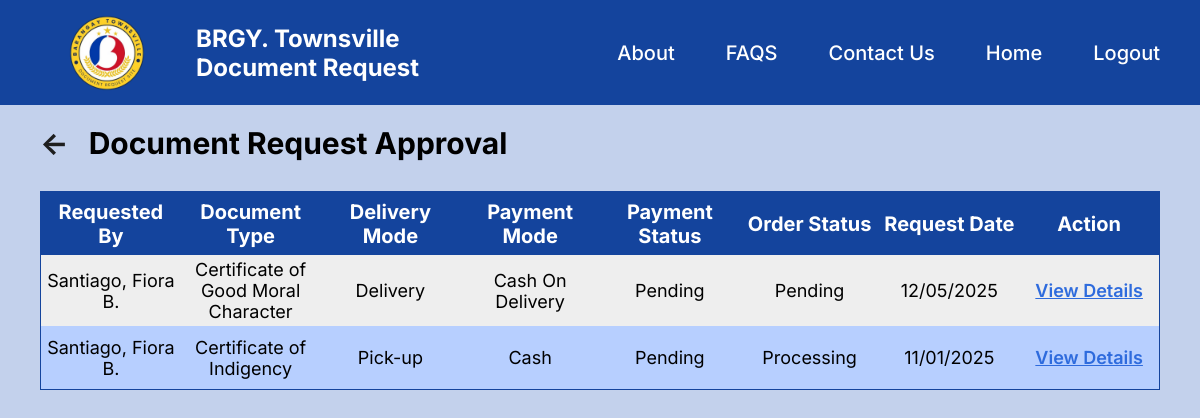
The page /document.php (signed in) on the database its author committed.
### tables this page shows
CREATE TABLE requests (
  request_id int(11) NOT NULL,
  user_id int(11) NOT NULL,
  doc_id int(11) NOT NULL,
  request_date datetime NOT NULL DEFAULT current_timestamp(),
  status enum('Pending','Approved','Denied','Processing','Ready for Shipping','Shipping','Ready for Pick-up','Released') NOT NULL DEFAULT 'Pending',
  delivery_mode enum('Pick-up','Delivery') NOT NULL,
  payment_mode enum('Cash_On_Delivery','Wallet') DEFAULT NULL,
  copies int(11) NOT NULL,
  is_on_behalf tinyint(4) NOT NULL DEFAULT 0,
  represented_surname varchar(255) DEFAULT NULL,
  represented_givenname varchar(255) DEFAULT NULL,
  represented_middlename varchar(255) DEFAULT NULL,
  represented_birthdate date DEFAULT NULL,
  represented_relationship enum('relative','senior','guardian') DEFAULT NULL,
  payment_status enum('Pending','Paid','Refunded') NOT NULL DEFAULT 'Pending',
  shipping_date datetime DEFAULT NULL,
  arrival_date datetime DEFAULT NULL,
  pickup_status enum('Not Picked Up','Picked Up') NOT NULL DEFAULT 'Not Picked Up',
  pickup_date datetime DEFAULT NULL
);

CREATE TABLE users (
  id int(11) NOT NULL,
  givenname varchar(255) NOT NULL,
  surname varchar(255) NOT NULL,
  middlename varchar(255) NOT NULL,
  email varchar(255) NOT NULL,
  password varchar(255) NOT NULL,
  phone varchar(255) NOT NULL,
  address varchar(255) NOT NULL,
  sex enum('Female','Male') NOT NULL,
  birthdate date NOT NULL,
  is_verified tinyint(4) NOT NULL DEFAULT 0,
  type enum('admin','user') NOT NULL DEFAULT 'user',
  upload_id varchar(255) NOT NULL,
  registerdate datetime NOT NULL DEFAULT current_timestamp(),
  comment varchar(255) DEFAULT NULL
);

CREATE TABLE document_types (
  doc_id int(11) NOT NULL,
  doc_name varchar(255) NOT NULL,
  price decimal(10,2) NOT NULL,
  shipping_fee decimal(10,2) NOT NULL,
  description varchar(255) NOT NULL,
  status enum('Active','Inactive') NOT NULL
);

### document.php (the view, shortened to what this page needs)
<?php
include "db.php";
$sql = "
    SELECT
        r.request_id,
        r.request_date,
        r.status,
        r.delivery_mode,
        r.payment_mode,
        r.payment_status,
        r.status,
        d.doc_name,
        u.surname,
        u.givenname,
        u.middlename
    FROM Requests r
    JOIN Users u ON r.user_id = u.id
    JOIN Document_Types d ON r.doc_id = d.doc_id
    WHERE r.status = 'Pending' OR r.status = 'Processing'
    ORDER BY r.request_date DESC
";
$result = $conn->query($sql);
?>
<!DOCTYPE html>
<html lang="en">
<head>
    <link rel="stylesheet" href="style.css">
</head>
<body>
<header class="main-header">
    <div class="logo">
        <img src="./images/logo.png">
        <div>
            <h4>BRGY. Townsville</h4>
            <h4>Document Request</h4>
        </div>
    </div>
    <nav class="navigation-menu">
        <ul>
            <li>About</li>
            <li>FAQS</li>
            <li>Contact Us</li>
            <li><a href="admin_dashboard.php">Home</a></li>
            <li><a href="logout.php" onclick="">Logout</a></li>
        </ul>
    </nav>
</header>
<div class="main-dashboard">
    <div class="page-container">
        <h2><a href="admin_dashboard.php"><b><-</b></a></h2>
        <h2>Document Request Approval</h2>
    </div>
    <div class="table-container">
        <table class="approval">
            <tr class="top-table">
                <th>Requested By</th>
                <th>Document Type</th>
                <th>Delivery Mode</th>
                <th>Payment Mode</th>
                <th>Payment Status</th>
                <th>Order Status</th>
                <th>Request Date</th>
                <th>Action</th>
            </tr>
            <?php
            if ($result && $result->num_rows > 0) {
                while ($row = $result->fetch_assoc()) {
                    $request_id     = $row['request_id'];
                    $request_date   = date("m/d/Y", strtotime($row['request_date']));
                    $delivery_mode  = $row['delivery_mode'];
                    if ($row['payment_mode']== 'Cash_On_Delivery'){
                            $payment_mode = 'Cash On Delivery';
                        }else if ($row['payment_mode']== 'Wallet'){
                            $payment_mode = 'Wallet';
                        }
                        else{
                                $payment_mode = 'Cash';
                        }
                    $payment_status = $row['payment_status'];
                    $order_status = $row['status'];
                    $doc_name       = $row['doc_name'];
                    $surname    = $row['surname'];
                    $given      = $row['givenname'];
                    $middle     = $row['middlename'];
                    $middleinit = strtoupper(substr($middle, 0, 1));
                    $requested_by = "{$surname}, {$given} {$middleinit}.";
                    $link_page = 'view_request.php';
                    if ($order_status == 'Processing') {
                        $link_page = 'document_processing.php';
                    }
                    ?>
                    <tr>
                        <td><?php echo htmlspecialchars($requested_by); ?></td>
                        <td><?php echo htmlspecialchars($doc_name); ?></td>
                        <td><?php echo htmlspecialchars($delivery_mode); ?></td>
                        <td><?php echo htmlspecialchars($payment_mode); ?></td>
                        <td><?php echo htmlspecialchars($payment_status); ?></td>
                        <td><?php echo htmlspecialchars($order_status); ?></td>
                        <td><?php echo htmlspecialchars($request_date); ?></td>
                        <td>
                            <a href='<?php echo $link_page; ?>?view=<?php echo $request_id ?>' class='text-blue'>View Details</a>
                        </td>
                    </tr>
                    <?php
                }
            } else {
                echo '<tr><td colspan="7"><b>No pending document requests found</b></td></tr>';
            }
            ?>
        </table>
    </div>
</div>
</body>
</html>

### style.css (style rules this page uses)
* { margin:0; padding:0; box-sizing: border-box; font-family: 'Inter'; }
:root { --main-bg:#C3D1EC; --container-bg:#E0E7F5; --header-color:#14449D; --warning:#D4A5B2; }
body { background-color: var(--main-bg); height:auto; }
.main-header { height: 105px; display: flex; background-color: var(--header-color); padding: 10px; align-items: center; justify-content: space-between; color: white; }
.main-header h4 { font-size: 24px; }
.logo { margin-left:47px; display: flex; align-items: center; gap: 47px; }
.logo img { width: 100px; height: 100px; margin-right: -8px; }
.navigation-menu { display: flex; justify-content: flex-end; padding: 15px 30px; }
.navigation-menu ul { list-style: none; display: flex; gap: 51px; }
.navigation-menu ul li { font-size: 20px; font-weight: 500; }
.navigation-menu ul li a { text-decoration: none; color: white; }
.main-dashboard { display:flex; justify-content: center; margin:0; padding:20px 40px 40px; flex-direction: column; }
.main-dashboard h2 { margin-bottom:10px; font-size: 30px; }
.top-table th { background-color:var(--header-color); color:white; font-size:20px; height:63px; text-align: left; padding-left:50px; position: sticky; top:0; }
.approval { width: 100%; table-layout: fixed; border-collapse: separate; border-spacing: 0; border: 1px solid var(--header-color); font-size:18px; }
.approval th, .approval td { padding: 4px; height:63px; text-align:center; }
.approval tr:nth-child(odd) { background-color: #B7CFFF; }
.approval tr:nth-child(even) { background-color: #EEEEEE; }
.table-container { width: 100%; height: 500px; overflow-y: auto; overflow-x: hidden; }
.page-container { display: flex; }
.page-container a { padding-right: 20px; text-decoration: none; color:#1E1E1E; }
.page-container h2 { margin-bottom: 30px; }
.text-blue { color: #2E6BDD; font-weight: 600; }

### rows shown on the page
requests: user.middlename "Santiago, Fiora B.", doc.doc_name "Certificate of Good Moral Character", delivery_mode "Delivery", payment_mode "Cash On Delivery", payment_status "Pending", status "Pending", request_date "12/05/2025"
requests: user.middlename "Santiago, Fiora B.", doc.doc_name "Certificate of Indigency", delivery_mode "Pick-up", payment_mode "Cash", payment_status "Pending", status "Processing", request_date "11/01/2025"
